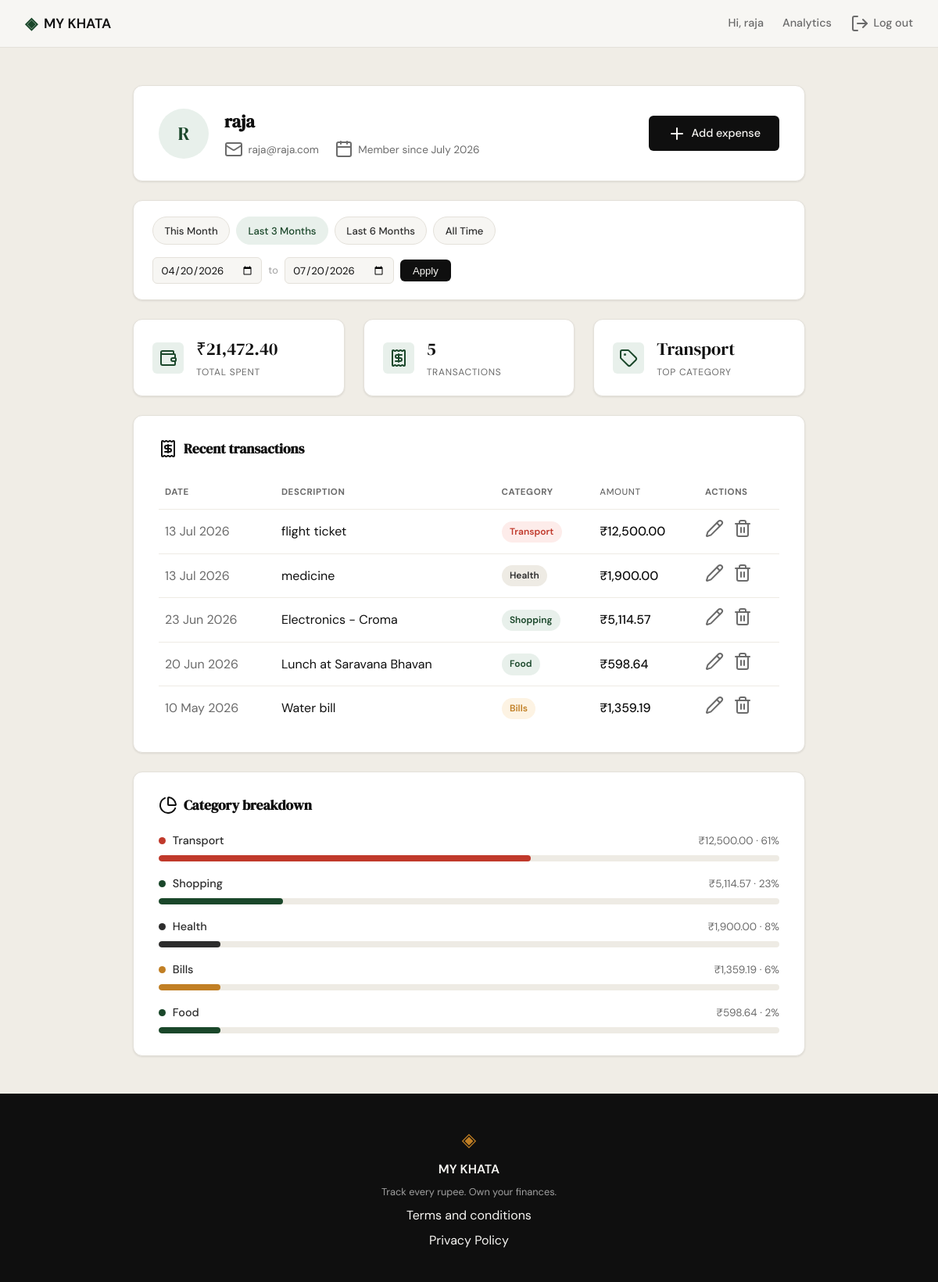
/profile?date_from=2026-04-20&date_to=2026-07-20 (signed in), run on the app's committed database.
### tables this page shows
CREATE TABLE users (
                id INTEGER PRIMARY KEY AUTOINCREMENT,
                name TEXT NOT NULL,
                email TEXT UNIQUE NOT NULL,
                password_hash TEXT NOT NULL,
                created_at TEXT DEFAULT (datetime('now'))
            );

CREATE TABLE expenses (
                id INTEGER PRIMARY KEY AUTOINCREMENT,
                user_id INTEGER NOT NULL,
                amount REAL NOT NULL,
                category TEXT NOT NULL,
                date TEXT NOT NULL,
                description TEXT,
                created_at TEXT DEFAULT (datetime('now')),
                FOREIGN KEY (user_id) REFERENCES users (id)
            );

### app.py (the view)
@app.route("/profile")
@login_required
def profile():
    db_user = get_user_by_id(session["user_id"])
    name_parts = db_user["name"].split()
    initials = "".join(p[0] for p in name_parts[:2]).upper()
    user = {
        "name": db_user["name"],
        "email": db_user["email"],
        "initials": initials,
        "member_since": db_user["member_since"],
    }
    date_from_str, date_to_str = _resolve_date_filter(request.args)
    stats = get_summary_stats(session["user_id"], date_from_str, date_to_str)
    summary = {
        "total_spent": f"₹{stats['total_spent']:,.2f}",
        "transaction_count": stats["transaction_count"],
        "top_category": stats["top_category"],
    }
    raw_transactions = get_recent_transactions(
        session["user_id"], date_from=date_from_str, date_to=date_to_str
    )
    transactions = [
        {
            "id": t["id"],
            "date": datetime.strptime(t["date"], "%Y-%m-%d").strftime("%d %b %Y"),
            "description": t["description"],
            "category": t["category"],
            "amount": f"₹{t['amount']:,.2f}",
        }
        for t in raw_transactions
    ]
    raw_categories = get_category_breakdown(
        session["user_id"], date_from=date_from_str, date_to=date_to_str
    )
    categories = [
        {
            "category": c["name"],
            "amount": f"₹{c['amount']:,.2f}",
            "percent": c["pct"],
        }
        for c in raw_categories
    ]
    presets = _build_presets(date.today())
    for preset in presets:
        preset["active"] = (
            preset["date_from"] == date_from_str and preset["date_to"] == date_to_str
        )
    return render_template(
        "profile.html",
        user=user, summary=summary,
        transactions=transactions, categories=categories,
        presets=presets,
        active_date_from=date_from_str, active_date_to=date_to_str,
    )

### app.py (called while the page is built)
def login_required(view):
    @wraps(view)
    def wrapped_view(*args, **kwargs):
        if not session.get("user_id"):
            return redirect(url_for("login"))
        return view(*args, **kwargs)
    return wrapped_view

def _parse_iso_date(value):
    if not value:
        return None
    try:
        return datetime.strptime(value, "%Y-%m-%d").date()
    except ValueError:
        return None

def _subtract_months(d, months):
    total = d.month - 1 - months
    year = d.year + total // 12
    month = total % 12 + 1
    day = min(d.day, calendar.monthrange(year, month)[1])
    return date(year, month, day)

def _resolve_date_filter(args):
    parsed_from = _parse_iso_date(args.get("date_from"))
    parsed_to = _parse_iso_date(args.get("date_to"))
    if parsed_from and parsed_to:
        if parsed_from > parsed_to:
            flash("Start date must be before end date.", "error")
        else:
            return parsed_from.isoformat(), parsed_to.isoformat()
    return None, None

def _build_presets(today):
    last_day = calendar.monthrange(today.year, today.month)[1]
    month_start = today.replace(day=1)
    month_end = today.replace(day=last_day)
    return [
        {
            "label": "This Month",
            "date_from": month_start.isoformat(),
            "date_to": month_end.isoformat(),
        },
        {
            "label": "Last 3 Months",
            "date_from": _subtract_months(today, 3).isoformat(),
            "date_to": today.isoformat(),
        },
        {
            "label": "Last 6 Months",
            "date_from": _subtract_months(today, 6).isoformat(),
            "date_to": today.isoformat(),
        },
        {
            "label": "All Time",
            "date_from": None,
            "date_to": None,
        },
    ]

### database/db.py (called while the page is built)
def get_db():
    conn = sqlite3.connect(DB_PATH)
    conn.row_factory = sqlite3.Row
    conn.execute("PRAGMA foreign_keys = ON")
    return conn

### database/queries.py (called while the page is built)
def _date_range_filter(date_from, date_to):
    if date_from and date_to:
        return " AND date BETWEEN ? AND ?", (date_from, date_to)
    return "", ()

### templates/profile.html (shortened to what this page needs)
{% extends "base.html" %}
{% block head %}
<link rel="stylesheet" href="{{ url_for('static', filename='css/profile.css') }}">
{% endblock %}
{% block content %}
<section class="profile-page">
    <div class="profile-container">
        <div class="profile-hero">
            <div class="profile-avatar">{{ user.initials }}</div>
            <div class="profile-hero-info">
                <h1 class="profile-name">{{ user.name }}</h1>
                <div class="profile-meta-row">
                    <span class="meta-item"><i data-lucide="mail"></i>{{ user.email }}</span>
                    <span class="meta-item"><i data-lucide="calendar"></i>Member since {{ user.member_since }}</span>
                </div>
            </div>
            <a href="{{ url_for('add_expense') }}" class="btn-primary profile-hero-action">
                <i data-lucide="plus"></i>Add expense
            </a>
        </div>
        <div class="filter-bar">
            <div class="filter-presets">
                {% for preset in presets %}
                <a href="{{ url_for('profile', date_from=preset.date_from, date_to=preset.date_to) }}"
                   class="filter-preset-btn{% if preset.active %} active{% endif %}">
                    {{ preset.label }}
                </a>
                {% endfor %}
            </div>
            <form method="GET" action="{{ url_for('profile') }}" class="filter-custom-range">
                <input type="date" name="date_from" class="filter-date-input"
                       value="{{ active_date_from or '' }}" aria-label="Start date">
                <span class="filter-range-sep">to</span>
                <input type="date" name="date_to" class="filter-date-input"
                       value="{{ active_date_to or '' }}" aria-label="End date">
                <button type="submit" class="filter-apply-btn">Apply</button>
            </form>
        </div>
        <div class="stats-row">
            <div class="stat-card">
                <div class="stat-icon"><i data-lucide="wallet"></i></div>
                <div class="stat-body">
                    <span class="stat-value">{{ summary.total_spent }}</span>
                    <span class="stat-label">Total spent</span>
                </div>
            </div>
            <div class="stat-card">
                <div class="stat-icon"><i data-lucide="receipt"></i></div>
                <div class="stat-body">
                    <span class="stat-value">{{ summary.transaction_count }}</span>
                    <span class="stat-label">Transactions</span>
                </div>
            </div>
            <div class="stat-card">
                <div class="stat-icon"><i data-lucide="tag"></i></div>
                <div class="stat-body">
                    <span class="stat-value">{{ summary.top_category }}</span>
                    <span class="stat-label">Top category</span>
                </div>
            </div>
        </div>
        <div class="profile-card">
            <div class="card-header">
                <h2 class="section-title"><i data-lucide="receipt"></i>Recent transactions</h2>
            </div>
            <div class="table-wrap">
                <table class="table">
                    <thead>
                        <tr>
                            <th>Date</th>
                            <th>Description</th>
                            <th>Category</th>
                            <th class="amount-cell">Amount</th>
                            <th class="actions-cell">Actions</th>
                        </tr>
                    </thead>
                    <tbody>
                        {% for tx in transactions %}
                        <tr>
                            <td class="date-cell">{{ tx.date }}</td>
                            <td>{{ tx.description }}</td>
                            <td><span class="badge badge-{{ tx.category | lower }}">{{ tx.category }}</span></td>
                            <td class="amount-cell">{{ tx.amount }}</td>
                            <td class="actions-cell">
                                <a href="{{ url_for('edit_expense', id=tx.id) }}" class="row-action-link" aria-label="Edit expense">
                                    <i data-lucide="pencil"></i>
                                </a>
                                <form method="POST" action="{{ url_for('delete_expense', id=tx.id) }}" class="delete-expense-form">
                                    <button type="submit" class="row-action-btn" aria-label="Delete expense">
                                        <i data-lucide="trash-2"></i>
                                    </button>
                                </form>
                            </td>
                        </tr>
                        {% endfor %}
                    </tbody>
                </table>
            </div>
        </div>
        <div class="profile-card">
            <div class="card-header">
                <h2 class="section-title"><i data-lucide="pie-chart"></i>Category breakdown</h2>
            </div>
            <div class="category-bars">
                {% for cat in categories %}
                {% set width = [cat.percent // 10 * 10, 10] | max %}
                <div class="category-bar-row">
                    <div class="category-bar-top">
                        <span class="category-bar-label">
                            <span class="category-dot category-dot-{{ cat.category | lower }}"></span>
                            {{ cat.category }}
                        </span>
                        <span class="category-bar-amount">{{ cat.amount }} · {{ cat.percent }}%</span>
                    </div>
                    <div class="category-bar-track">
                        <div class="category-bar-fill category-fill-{{ cat.category | lower }} bar-w-{{ width }}"></div>
                    </div>
                </div>
                {% endfor %}
            </div>
        </div>
    </div>
</section>
{% endblock %}

### templates/base.html (shortened to what this page needs)
<!DOCTYPE html>
<html lang="en">
<head>
    <link rel="stylesheet" href="{{ url_for('static', filename='css/style.css') }}">
    {% block head %}{% endblock %}
</head>
<body>
    <nav class="navbar">
        <div class="nav-inner">
            <a href="{{ url_for('landing') }}" class="nav-brand">
                <span class="brand-icon">◈</span>
                <span class="brand-name">MY KHATA</span>
            </a>
            <div class="nav-links">
                {% if session.user_id %}
                <a href="{{ url_for('profile') }}">Hi, {{ session.user_name }}</a>
                <a href="{{ url_for('analytics') }}"{% if request.endpoint == 'analytics' %} class="active"{% endif %}>Analytics</a>
                <a href="{{ url_for('logout') }}" class="nav-link-icon"><i data-lucide="log-out"></i>Log out</a>
                {% else %}
                <a href="{{ url_for('login') }}">Sign in</a>
                <a href="{{ url_for('register') }}" class="nav-cta">Get started</a>
                {% endif %}
            </div>
        </div>
    </nav>
    <main class="main-content">
        {% block content %}{% endblock %}
    </main>
    <footer class="footer">
        <div class="footer-inner">
            <span class="brand-icon">◈</span>
            <span class="footer-name">MY KHATA</span>
            <p class="footer-copy">Track every rupee. Own your finances.</p>
            <a href="{{ url_for('terms') }}">Terms and conditions</a>
            <a href="{{ url_for('privacy') }}">Privacy Policy</a>
        </div>
    </footer>
</body>
</html>

### static/css/style.css (style rules this page uses)
:root { --ink: #0f0f0f; --ink-soft: #2d2d2d; --ink-muted: #6b6b6b; --ink-faint: #a0a0a0; --paper: #f7f6f3; --paper-warm: #f0ede6; --paper-card: #ffffff; --accent: #1a472a; --accent-light: #e8f0eb; --accent-border: #bfd8c9; --accent-2: #c17f24; --accent-2-light: #fdf3e3; --danger: #c0392b; --danger-light: #fdecea; --danger-border: #f5c6c2; --border: #e4e1da; --border-soft: #eeebe4; --font-display: 'DM Serif Display', Georgia, serif; --font-body: 'DM Sans', system-ui, sans-serif; --max-width: 1200px; --auth-width: 440px; --radius-sm: 6px; --radius-md: 12px; --radius-lg: 20px; }
*, *::before, *::after { box-sizing: border-box; margin: 0; padding: 0; }
html { font-size: 16px; scroll-behavior: smooth; }
body { background: var(--paper); color: var(--ink); font-family: var(--font-body); font-size: 1rem; line-height: 1.6; -webkit-font-smoothing: antialiased; }
a { color: inherit; text-decoration: none; }
.navbar { position: sticky; top: 0; z-index: 100; background: var(--paper); border-bottom: 1px solid var(--border); padding: 0 2rem; }
.nav-inner { max-width: var(--max-width); margin: 0 auto; height: 60px; display: flex; align-items: center; justify-content: space-between; }
.nav-brand { display: flex; align-items: center; gap: 0.5rem; font-family: var(--font-body); font-weight: 600; font-size: 1.1rem; color: var(--ink); }
.brand-icon { color: var(--accent); font-size: 1.3rem; }
.brand-name { color: var(--ink); }
.nav-links { display: flex; align-items: center; gap: 1.5rem; font-size: 0.9rem; font-weight: 500; }
.nav-links a { color: var(--ink-muted); transition: color 0.2s; }
.nav-link-icon { display: inline-flex; align-items: center; gap: 0.35rem; }
.main-content { min-height: calc(100vh - 60px - 100px); }
.btn-primary { display: inline-block; background: var(--ink); color: var(--paper); padding: 0.65rem 1.5rem; border-radius: var(--radius-sm); font-family: var(--font-body); font-size: 0.9rem; font-weight: 500; cursor: pointer; border: none; transition: background 0.2s; text-decoration: none; }
.footer { background: var(--ink); color: var(--paper); padding: 2.5rem 2rem; text-align: center; }
.footer-inner { display: flex; flex-direction: column; align-items: center; gap: 0.4rem; }
.footer .brand-icon { color: var(--accent-2); font-size: 1.5rem; }
.footer-name { font-weight: 600; font-size: 1rem; }
.footer-copy { font-size: 0.8rem; color: var(--ink-faint); }

### data on the page
users: user_name "raja", name "raja", email "raja@raja.com"
expenses: top_category "Transport", date "13 Jul 2026", description "flight ticket", category "Transport", amount "₹12,500.00"
expenses: date "13 Jul 2026", description "medicine", category "Health", amount "₹1,900.00"
expenses: date "23 Jun 2026", description "Electronics - Croma", category "Shopping", amount "₹5,114.57"
expenses: date "20 Jun 2026", description "Lunch at Saravana Bhavan", category "Food", amount "₹598.64"
expenses: date "10 May 2026", description "Water bill", category "Bills", amount "₹1,359.19"

### other printed values
{{ user.initials }} "R"
{{ user.member_since }} "July 2026"
{{ preset.label }} "This Month" "Last 3 Months" "Last 6 Months" "All Time"
{{ summary.total_spent }} "₹21,472.40"
{{ summary.transaction_count }} "5"
{{ cat.category }} "Transport" "Shopping" "Health" "Bills" "Food"
{{ cat.amount }} "₹12,500.00" "₹5,114.57" "₹1,900.00" "₹1,359.19" "₹598.64"
{{ cat.percent }} "61" "23" "8" "6" "2"
